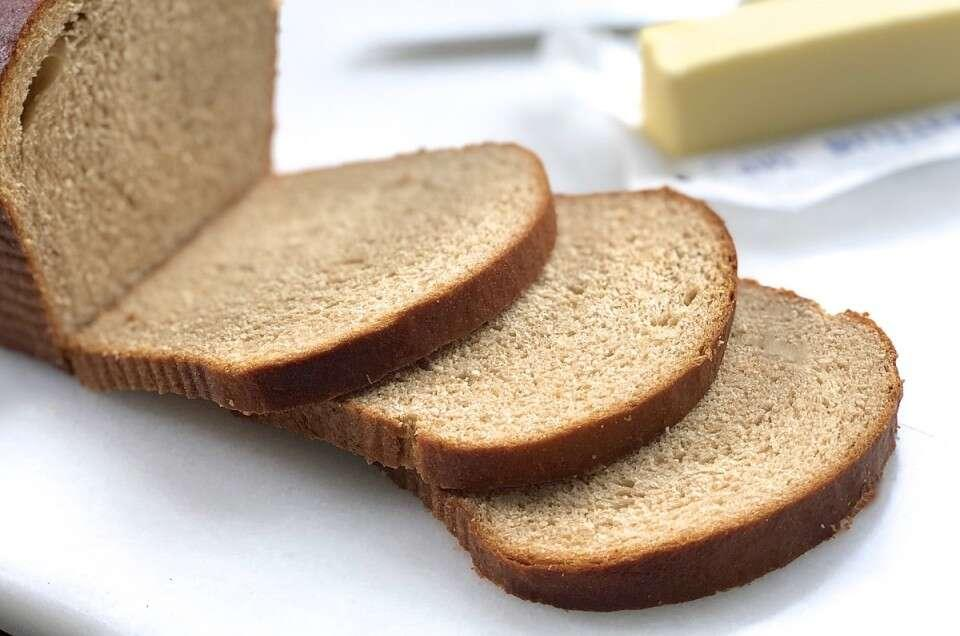
#> input picture 数据集/吐司/吐司/不符合/test/images/202219-2-_jpg.rf.243c54af53c337500522c4bb149555ec.jpg, 960 x 636 px
$ python -i inspect_new.py   (imports and definitions only)
#> lines starting #> are read from the running program, lines starting #| are printed output that depends on the picture
"""核对本次补充数据的文件、像素、采集会话；生成逐图人工核验索引。"""
import hashlib
import json
from collections import Counter
from concurrent.futures import ThreadPoolExecutor
from pathlib import Path
import numpy as np
from PIL import Image, ImageDraw, ImageFont, ImageOps

RUN = Path(__file__).resolve().parent
ROOT = RUN.parents[1]
PREVIOUS = ROOT / 'runs/integrated_food_20261126_115154'
FOLDER = Path('C:/Users/lenovo/Desktop/项目/食物/第二批训练/芦笋半个有锡纸(1)/芦笋半个有锡纸')


def load(p):
    return json.loads(Path(p).read_text(encoding='utf-8'))


def dump(p, obj):
    Path(p).write_text(json.dumps(obj, ensure_ascii=False, indent=2), encoding='utf-8')


def sha(p):
    return hashlib.sha256(Path(p).read_bytes()).hexdigest()


def inspect(p):
    with Image.open(p) as im:
#> im is the input picture: PIL image 960x636 RGB; mean R, G, B 190.8, 174.2, 155.9
        rgb = im.convert('RGB')
        pixel = hashlib.sha256(str(rgb.size).encode()+rgb.tobytes()).hexdigest()
        small = np.asarray(rgb.convert('L').resize((160, 90)), dtype=np.float32)
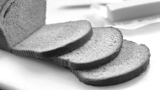
#> small: shape (90, 160) float32; min 26, max 255, mean 177.1
        thumb = np.asarray(rgb.convert('L').resize((9, 8)))
        dhash = (thumb[:, 1:] > thumb[:, :-1]).ravel()
        size = list(rgb.size)
#> size = [960, 636]
    return {'source': str(p), 'sha256': sha(p), 'full_rgb_sha256': pixel,
            'image_size': size, '_small': small, '_dhash': dhash}


# [64 lines left out: function main, not called in this run]


# [1 line not run here, left out]

>>> result = inspect('../../../../数据集/吐司/吐司/不符合/test/images/202219-2-_jpg.rf.243c54af53c337500522c4bb149555ec.jpg')
#> result = 6 items
